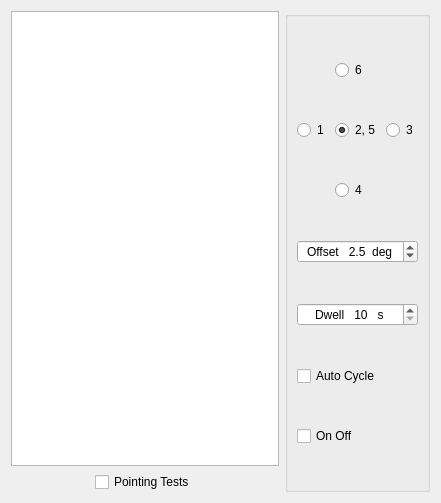
<?xml version="1.0" encoding="UTF-8"?>
<ui version="4.0">
 <class>Astro</class>
 <widget class="QWidget" name="Astro">
  <property name="geometry">
   <rect>
    <x>0</x>
    <y>0</y>
    <width>441</width>
    <height>503</height>
   </rect>
  </property>
  <property name="windowTitle">
   <string>Form</string>
  </property>
  <layout class="QGridLayout" name="gridLayout_2">
   <item row="0" column="0">
    <layout class="QVBoxLayout" name="verticalLayout">
     <item>
      <widget class="QTextBrowser" name="astroTextBrowser">
       <property name="font">
        <font>
         <family>Courier New</family>
         <pointsize>20</pointsize>
         <bold>true</bold>
        </font>
       </property>
      </widget>
     </item>
     <item>
      <layout class="QHBoxLayout" name="horizontalLayout">
       <item>
        <spacer name="horizontalSpacer_2">
         <property name="orientation">
          <enum>Qt::Horizontal</enum>
         </property>
         <property name="sizeHint" stdset="0">
          <size>
           <width>40</width>
           <height>20</height>
          </size>
         </property>
        </spacer>
       </item>
       <item>
        <widget class="QCheckBox" name="cbPointingTests">
         <property name="text">
          <string>Pointing Tests</string>
         </property>
        </widget>
       </item>
       <item>
        <spacer name="horizontalSpacer">
         <property name="orientation">
          <enum>Qt::Horizontal</enum>
         </property>
         <property name="sizeHint" stdset="0">
          <size>
           <width>40</width>
           <height>20</height>
          </size>
         </property>
        </spacer>
       </item>
      </layout>
     </item>
    </layout>
   </item>
   <item row="0" column="1">
    <widget class="QGroupBox" name="gbPointing">
     <property name="title">
      <string/>
     </property>
     <layout class="QGridLayout" name="gridLayout">
      <item row="0" column="1">
       <widget class="QRadioButton" name="rb6">
        <property name="text">
         <string>6</string>
        </property>
       </widget>
      </item>
      <item row="1" column="0">
       <widget class="QRadioButton" name="rb1">
        <property name="text">
         <string>1</string>
        </property>
       </widget>
      </item>
      <item row="1" column="1">
       <widget class="QRadioButton" name="rb2">
        <property name="text">
         <string>2, 5</string>
        </property>
        <property name="checked">
         <bool>true</bool>
        </property>
       </widget>
      </item>
      <item row="1" column="2">
       <widget class="QRadioButton" name="rb3">
        <property name="text">
         <string>3</string>
        </property>
       </widget>
      </item>
      <item row="2" column="1">
       <widget class="QRadioButton" name="rb4">
        <property name="text">
         <string>4</string>
        </property>
       </widget>
      </item>
      <item row="3" column="0" colspan="3">
       <widget class="QDoubleSpinBox" name="sbOffset">
        <property name="alignment">
         <set>Qt::AlignCenter</set>
        </property>
        <property name="prefix">
         <string>Offset   </string>
        </property>
        <property name="suffix">
         <string>  deg</string>
        </property>
        <property name="decimals">
         <number>1</number>
        </property>
        <property name="minimum">
         <double>0.500000000000000</double>
        </property>
        <property name="maximum">
         <double>20.000000000000000</double>
        </property>
        <property name="singleStep">
         <double>0.500000000000000</double>
        </property>
        <property name="value">
         <double>2.500000000000000</double>
        </property>
       </widget>
      </item>
      <item row="4" column="0" colspan="3">
       <widget class="QSpinBox" name="sbDwell">
        <property name="alignment">
         <set>Qt::AlignCenter</set>
        </property>
        <property name="suffix">
         <string>   s</string>
        </property>
        <property name="prefix">
         <string>Dwell   </string>
        </property>
        <property name="minimum">
         <number>10</number>
        </property>
        <property name="maximum">
         <number>300</number>
        </property>
        <property name="singleStep">
         <number>10</number>
        </property>
       </widget>
      </item>
      <item row="5" column="0" colspan="3">
       <widget class="QCheckBox" name="cbAutoCycle">
        <property name="text">
         <string>Auto Cycle</string>
        </property>
       </widget>
      </item>
      <item row="6" column="0" colspan="2">
       <widget class="QCheckBox" name="cbOnOff">
        <property name="text">
         <string>On Off</string>
        </property>
       </widget>
      </item>
     </layout>
    </widget>
   </item>
  </layout>
 </widget>
 <resources/>
 <connections/>
</ui>
